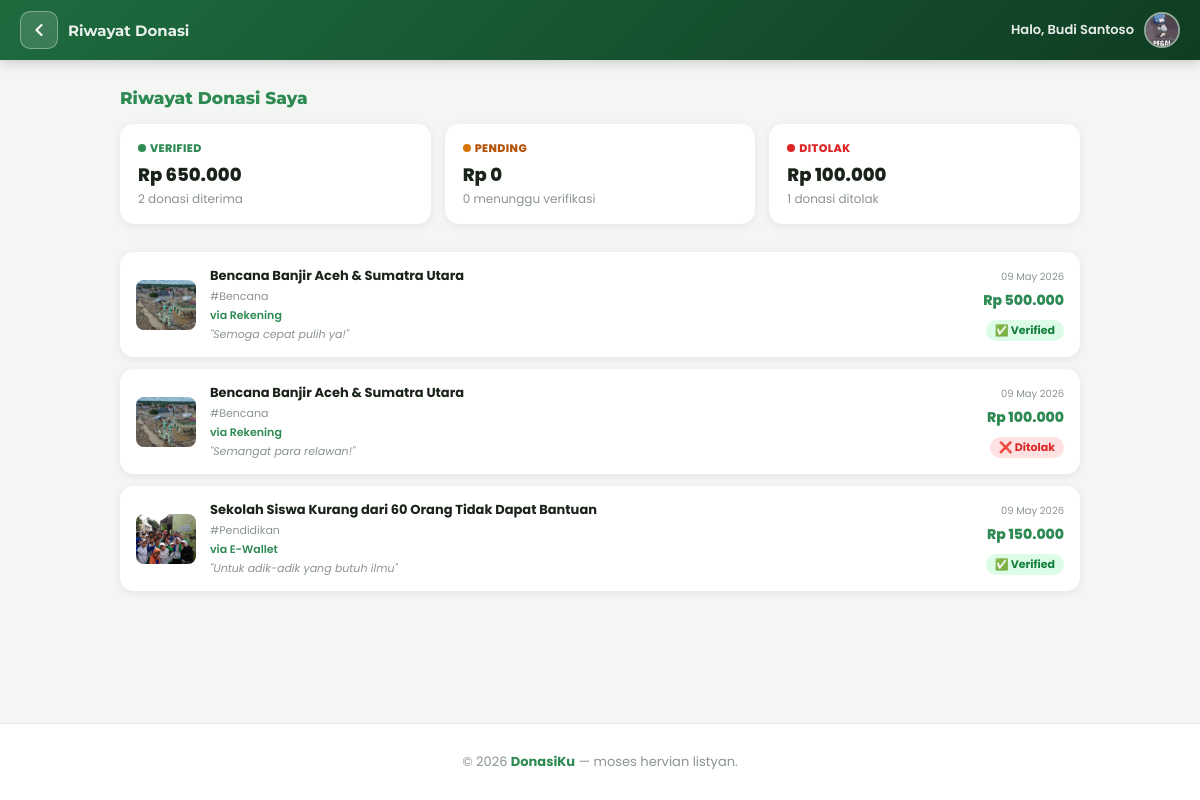
The app's page /pages/riwayat_donasi.php (signed in) with its own data.
### tables this page shows
CREATE TABLE donasi (
  id            INT UNSIGNED     AUTO_INCREMENT PRIMARY KEY,
  kampanye_id   INT UNSIGNED     NOT NULL,
  donatur_id    INT UNSIGNED     NOT NULL,
  nominal       BIGINT UNSIGNED  NOT NULL,
  metode        VARCHAR(30)      NOT NULL,
  pesan         TEXT             DEFAULT NULL,
  bukti_path    VARCHAR(255)     DEFAULT NULL,
  status        ENUM('pending','verified','rejected') NOT NULL DEFAULT 'pending',
  created_at    TIMESTAMP        DEFAULT CURRENT_TIMESTAMP,
  updated_at    TIMESTAMP        DEFAULT CURRENT_TIMESTAMP ON UPDATE CURRENT_TIMESTAMP,
  FOREIGN KEY (kampanye_id) REFERENCES kampanye(id) ON DELETE CASCADE,
  FOREIGN KEY (donatur_id)  REFERENCES users(id)    ON DELETE CASCADE
);

CREATE TABLE kampanye (
  id            INT UNSIGNED     AUTO_INCREMENT PRIMARY KEY,
  pengelola_id  INT UNSIGNED     NOT NULL,
  judul         VARCHAR(255)     NOT NULL,
  cerita        TEXT             NOT NULL,
  kategori      ENUM('Bencana','Pendidikan','Kesehatan','FasilitasUmum') NOT NULL,
  lokasi        VARCHAR(160)     NOT NULL,
  target_dana   BIGINT UNSIGNED  NOT NULL DEFAULT 0,
  terkumpul     BIGINT UNSIGNED  NOT NULL DEFAULT 0,
  deadline      DATE             NOT NULL,
  foto_path     VARCHAR(255)     NOT NULL DEFAULT 'assets/contoh1.jpg',
  metode_json   JSON             DEFAULT NULL,
  no_rekening   VARCHAR(120)     DEFAULT NULL,
  no_ewallet    VARCHAR(120)     DEFAULT NULL,
  no_btc        VARCHAR(200)     DEFAULT NULL,
  qris_path     VARCHAR(255)     DEFAULT NULL,
  status        ENUM('aktif','selesai','ditutup') NOT NULL DEFAULT 'aktif',
  created_at    TIMESTAMP        DEFAULT CURRENT_TIMESTAMP,
  updated_at    TIMESTAMP        DEFAULT CURRENT_TIMESTAMP ON UPDATE CURRENT_TIMESTAMP,
  FOREIGN KEY (pengelola_id) REFERENCES users(id) ON DELETE CASCADE
);

### koneksi.php (called while the page is built, shortened)
<?php
function rupiah(int $n): string
{
    return 'Rp ' . number_format($n, 0, ',', '.');
}

### pages/riwayat_donasi.php (the view, shortened to what this page needs)
<?php
include '../koneksi.php';
$user_id   = (int)$_SESSION['user_id'];
$res = mysqli_query($koneksi,
    "SELECT d.*, k.judul, k.foto_path, k.kategori
     FROM donasi d
     JOIN kampanye k ON k.id = d.kampanye_id
     WHERE d.donatur_id = $user_id
     ORDER BY d.created_at DESC");
$riwayat = [];
while ($r = mysqli_fetch_assoc($res)) $riwayat[] = $r;
$rq = mysqli_query($koneksi,
    "SELECT status, COUNT(*) AS jumlah, SUM(nominal) AS total
     FROM donasi WHERE donatur_id=$user_id GROUP BY status");
$ring = [];
while ($rr = mysqli_fetch_assoc($rq)) $ring[$rr['status']] = $rr;
?>
<!DOCTYPE html>
<html lang="id">
<head>
    <link rel="stylesheet" href="../style/global.css">
    <link rel="stylesheet" href="../style/riwayat_donasi.css">
</head>
<body>
<?php include '_navbar.php'; ?>
<div class="pg">
    <h2 class="sec-title">Riwayat Donasi Saya</h2>
    <div class="ring-grid">
        <div class="ring-card green">
            <div class="rl"><span class="ring-dot"></span>Verified</div>
            <div class="rv"><?= rupiah((int)($ring['verified']['total'] ?? 0)) ?></div>
            <div class="rc"><?= (int)($ring['verified']['jumlah'] ?? 0) ?> donasi diterima</div>
        </div>
        <div class="ring-card yellow">
            <div class="rl"><span class="ring-dot"></span>Pending</div>
            <div class="rv"><?= rupiah((int)($ring['pending']['total'] ?? 0)) ?></div>
            <div class="rc"><?= (int)($ring['pending']['jumlah'] ?? 0) ?> menunggu verifikasi</div>
        </div>
        <div class="ring-card red">
            <div class="rl"><span class="ring-dot"></span>Ditolak</div>
            <div class="rv"><?= rupiah((int)($ring['rejected']['total'] ?? 0)) ?></div>
            <div class="rc"><?= (int)($ring['rejected']['jumlah'] ?? 0) ?> donasi ditolak</div>
        </div>
    </div>
    <?php if (empty($riwayat)): ?>
    <div class="empty-state">
        <div class="ei">📜</div>
        <p>Anda belum pernah berdonasi.</p>
        <a href="main.php" class="btn btn-primary">Temukan Kampanye</a>
    </div>
    <?php else: ?>
        <?php foreach ($riwayat as $d): ?>
        <div class="don-item">
            <img src="../<?= htmlspecialchars($d['foto_path']) ?>" class="don-thumb"
                 alt="thumb" onerror="this.src='../assets/contoh1.jpg'">
            <div class="don-info">
                <h4><?= htmlspecialchars($d['judul']) ?></h4>
                <div class="dk">#<?= htmlspecialchars($d['kategori']) ?></div>
                <div class="dm">via <?= htmlspecialchars($d['metode']) ?></div>
                <?php if ($d['pesan']): ?>
                <div style="font-size:11px;color:var(--gray-muted);font-style:italic;margin-top:2px;">"<?= htmlspecialchars($d['pesan']) ?>"</div>
                <?php endif; ?>
            </div>
            <div class="don-right">
                <div class="don-date"><?= date('d M Y', strtotime($d['created_at'])) ?></div>
                <div class="don-nom"><?= rupiah((int)$d['nominal']) ?></div>
                <div style="margin-top:5px;">
                    <span class="sdot <?= $d['status'] ?>">
                        <?= $d['status']==='verified'?'✅ Verified':($d['status']==='pending'?'⏳ Pending':'❌ Ditolak') ?>
                    </span>
                </div>
            </div>
        </div>
        <?php endforeach; ?>
    <?php endif; ?>
</div>
<footer class="footer"><p>&copy; 2026 <strong>DonasiKu</strong> — moses hervian listyan.</p></footer>
</body>
</html>

### style/global.css (style rules this page uses)
:root { --green-primary: #2d8a52; --green-dark: #1e6b3e; --green-darker: #0f3d22; --green-light: #e8f5ee; --green-mid: #36955c; --red-accent: #e03c3c; --gray-bg: #f4f6f4; --gray-card: #ffffff; --gray-border: #e2e8e4; --gray-text: #555f5a; --gray-muted: #8a9490; --shadow-sm: 0 2px 8px rgba(0,0,0,0.07); --shadow-md: 0 4px 20px rgba(0,0,0,0.10); --shadow-lg: 0 8px 32px rgba(0,0,0,0.13); --radius-sm: 8px; --radius-md: 14px; --radius-lg: 20px; --radius-xl: 28px; --transition: all 0.25s cubic-bezier(0.4, 0, 0.2, 1); }
*, *::before, *::after { margin: 0; padding: 0; box-sizing: border-box; }
html { scroll-behavior: smooth; }
body { font-family: 'Poppins', sans-serif; background-color: var(--gray-bg); color: #1a2319; min-height: 100vh; -webkit-font-smoothing: antialiased; }
.footer { text-align: center; padding: 28px 20px; background: white; color: var(--gray-muted); font-size: 13px; border-top: 1px solid var(--gray-border); margin-top: 60px; }
.footer strong { color: var(--green-primary); }

### style/riwayat_donasi.css (style rules this page uses)
body { background:var(--gray-bg); }
.pg { max-width:1000px; margin:0 auto; padding:28px 20px 60px; }
.sec-title { font-family:'Montserrat',sans-serif; font-size:17px; font-weight:800; color:var(--green-primary); margin-bottom:16px; }
.ring-grid { display:grid; grid-template-columns:1fr 1fr 1fr; gap:14px; margin-bottom:28px; }
.ring-card { background:white; border-radius:var(--radius-md); padding:16px 18px; box-shadow:var(--shadow-sm); animation:fadeInUp .4s ease; }
.ring-card .rl { font-size:11px; font-weight:800; text-transform:uppercase; letter-spacing:.4px; margin-bottom:4px; }
.ring-card.green .rl { color:var(--green-primary); }
.ring-card.yellow .rl { color:#b45309; }
.ring-card.red .rl { color:#dc2626; }
.ring-card .rv { font-size:18px; font-weight:800; color:#1a2319; }
.ring-card .rc { font-size:12px; color:var(--gray-muted); margin-top:2px; }
.ring-dot { display:inline-block; width:8px; height:8px; border-radius:50%; margin-right:4px; }
.ring-card.green .ring-dot { background:var(--green-primary); }
.ring-card.yellow .ring-dot { background:#d97706; }
.ring-card.red .ring-dot { background:#dc2626; }
.don-item { display:flex; align-items:center; gap:14px; background:white; border-radius:var(--radius-md); padding:14px 16px; margin-bottom:12px; box-shadow:var(--shadow-sm); transition:var(--transition); animation:fadeInUp .45s ease; }
.don-thumb { width:60px; height:50px; border-radius:8px; object-fit:cover; flex-shrink:0; }
.don-info { flex:1; min-width:0; }
.don-info h4 { font-weight:700; font-size:13px; color:#1a2319; margin-bottom:2px; white-space:nowrap; overflow:hidden; text-overflow:ellipsis; }
.don-info .dk { font-size:11px; color:var(--gray-muted); }
.don-info .dm { font-size:11px; color:var(--green-primary); font-weight:600; margin-top:2px; }
.don-right { text-align:right; flex-shrink:0; }
.don-nom { font-weight:800; font-size:14px; color:var(--green-primary); }
.don-date { font-size:10px; color:var(--gray-muted); margin-bottom:5px; }
.sdot { display:inline-flex; align-items:center; gap:3px; font-size:11px; font-weight:700; padding:2px 9px; border-radius:20px; }
.sdot.verified { background:#dcfce7; color:#15803d; }
.sdot.rejected { background:#fee2e2; color:#dc2626; }

### records on screen
donasi: kampanye.foto_path (picture), kampanye.judul "Bencana Banjir Aceh & Sumatra Utara", kampanye.kategori "Bencana", metode "Rekening", pesan "Semoga cepat pulih ya!", created_at "09 May 2026", nominal "Rp 500.000", status "✅ Verified"
donasi: kampanye.foto_path (picture), kampanye.judul "Bencana Banjir Aceh & Sumatra Utara", kampanye.kategori "Bencana", metode "Rekening", pesan "Semangat para relawan!", created_at "09 May 2026", nominal "Rp 100.000", status "❌ Ditolak"
donasi: kampanye.foto_path (picture), kampanye.judul "Sekolah Siswa Kurang dari 60 Orang Tidak Dapat Bantuan", kampanye.kategori "Pendidikan", metode "E-Wallet", pesan "Untuk adik-adik yang butuh ilmu", created_at "09 May 2026", nominal "Rp 150.000", status "✅ Verified"

### other values on screen
$pageTitle "Riwayat Donasi"
$_SESSION['nama'] "Budi Santoso"
rupiah((int)($ring['verified']['total'] ?? 0)) "Rp 650.000"
$ring['verified']['jumlah'] "2"
rupiah((int)($ring['pending']['total'] ?? 0)) "Rp 0"
$ring['pending']['jumlah'] "0"
rupiah((int)($ring['rejected']['total'] ?? 0)) "Rp 100.000"
$ring['rejected']['jumlah'] "1"
